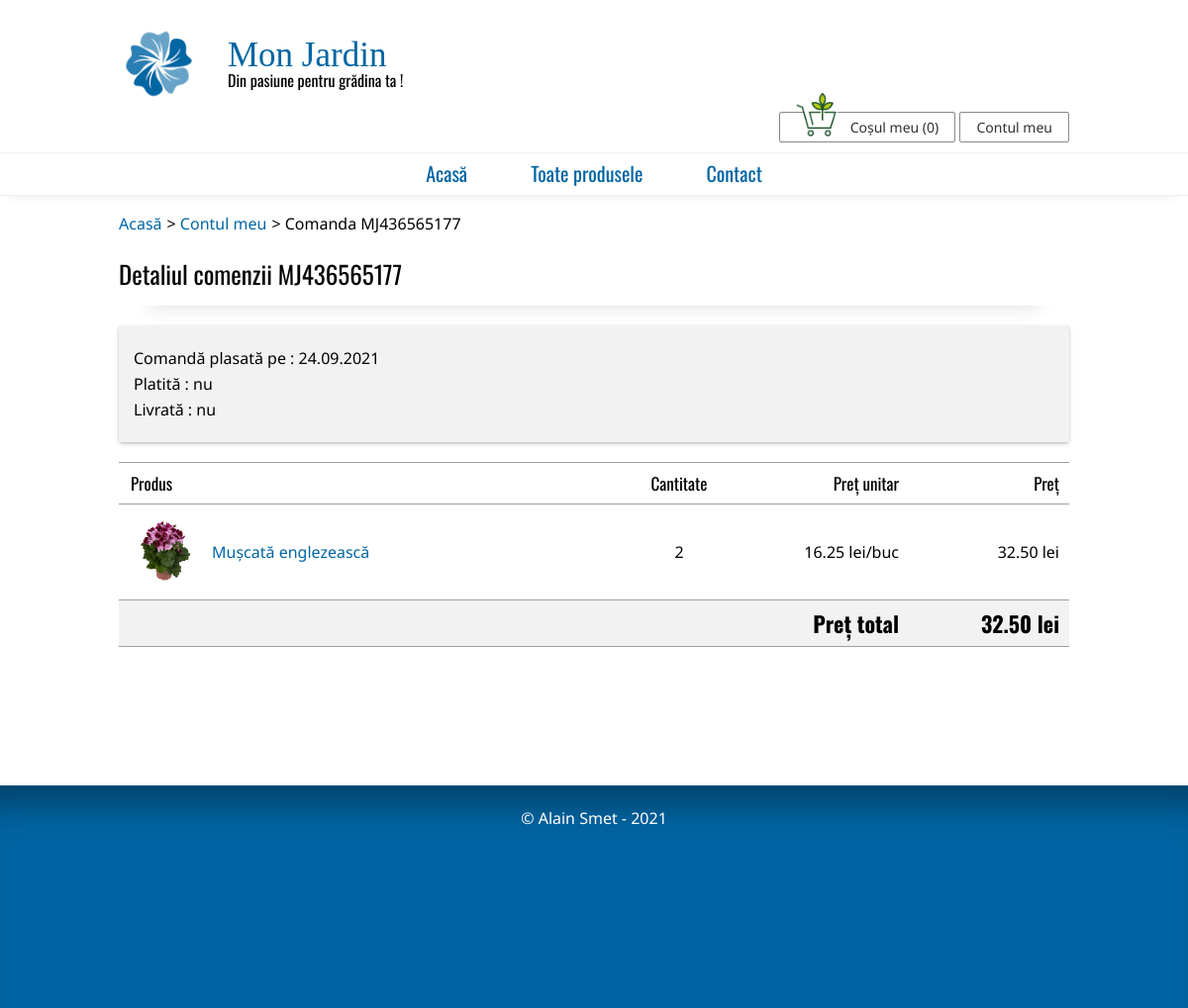
The app's page /detaliu-comanda/MJ436565177/ with its own data.
### produse/models.py (models this page shows, shortened)
class Comenzi(models.Model):
    PLATA_CHOICES = [
        ('NUM', 'Numerar, la livrare'),
        ('CRD', 'Cu cardul'),
        ('TRB', 'Transfer bancar')
    ]
    referinta = models.CharField(max_length = 80)
    user = models.ForeignKey(Useri, on_delete = models.CASCADE)
    tip_plata = models.CharField(max_length = 3, choices = PLATA_CHOICES)
    platita = models.BooleanField(default = False)
    data_plata = models.DateField(blank = True, null=True)
    livrata = models.BooleanField(default = False)
    data_livrare = models.DateField(blank = True, null=True)
    itemi = models.ManyToManyField(ItemComanda, blank=True)
    data_creare = models.DateField(auto_now_add=True)
    def pret_total(self):
        pret = 0
        for item in self.itemi.all():
            pret += float(item.pret_unitar) * item.cantitate
        return '{:.2f}'.format(pret)
    class Meta:
        verbose_name = 'Comandă'
        verbose_name_plural = 'Comenzi'

class ItemComanda(models.Model):
    produs_id = models.ForeignKey(Produse, null=True, on_delete=models.SET_NULL)
    cantitate = models.PositiveIntegerField(default=1)
    pret_unitar = models.DecimalField(max_digits=10, decimal_places=2,
                                      default=0)
    def pret_total(self):
        return '{:.2f}'.format(self.cantitate * float(self.pret_unitar))
    class Meta:
        verbose_name = 'Item comanda'
        verbose_name_plural = 'Itemi comanda'

class Produse(models.Model):
    nume = models.CharField(max_length = 80)
    nume_latin = models.CharField(max_length = 80, blank=True)
    poza = models.ImageField(upload_to='pictures/',
                             default='pictures/none.png', null=True, blank=True)
    categorie = models.ForeignKey(Categorii, on_delete=models.SET_NULL,
                                  null=True, blank=True)
    specie = models.CharField(max_length = 80, blank=True)
    familie = models.CharField(max_length = 80, blank=True)
    descriere = models.TextField(blank=True)
    pret = models.DecimalField(max_digits=10, decimal_places=2,
                                           default=0)
    stoc = models.PositiveIntegerField(default=0)
    def _get_nice_url(self):
        return nice_url(self.nume)
    url_norm = property(_get_nice_url)
    class Meta:
        verbose_name = 'Produs'
        verbose_name_plural = 'Produse'

### produse/views.py (the view)
# urls.py: path('detaliu-comanda/<slug:referinta>/', pv.detaliu_comanda,
def detaliu_comanda(request, referinta):
    try:
        comanda = Comenzi.objects.get(referinta=referinta)
        itemi_comanda = comanda.itemi.all()
    except:
        raise Http404("Comanda " + str(referinta) + " nu există.")
    return render(request, 'detaliu_comanda.html', {'user': request.user,
                                                    'num_art': num_art(request),
                                                    'comanda': comanda,
                                                    'produse': itemi_comanda})

### produse/models.py (called while the page is built)
def normalize_string(raw_string):
    return raw_string.replace('ă','a').replace('â','a').replace('ş','s').replace('ș','s').replace('ţ','t').replace('ț','t').replace('î','i').replace('ç','c')

def nice_url(value):
    return normalize_string(value.lower().replace(' ','-').replace(',',''))

### produse/views.py (called while the page is built)
def _extragere_cos(request):
  if not request.session.has_key('cos'):
    return {}
  else:
    return request.session['cos']

def num_art(request):
    cos_complet = _extragere_cos(request)
    cantitate_totala = 0
    for produs, cantitate in cos_complet.items():
        cantitate_totala += cantitate
    return cantitate_totala

### templates/detaliu_comanda.html (shortened to what this page needs)
{% extends "./base.html" %}
{% load static %}
{% block breadcrumb %}
<ul id="breadcrumb">
	<li><a href="{% url 'index' %}" title="Acasă">Acasă</a></li>
	<li><a href="{% url 'cont' %}" title="Contul meu">Contul meu</a></li>
	<li>Comanda {{comanda.referinta}}</li>
</ul>
{% endblock breadcrumb %}
{% block content %}
<h3>Detaliul comenzii {{comanda.referinta}}</h3>
<div class="order-top">
<p>Comandă plasată pe : {{comanda.data_creare|date:'d.m.Y'}}</p>
<p>Platită :
{% if comanda.platita == True %}
da (pe data de {{comanda.data_plata|date:'d.m.Y'}})
{% else %}
nu
{% endif %}
</p>
<p>Livrată :
{% if comanda.livrata == True %}
da (pe data de {{comanda.data_livrare|date:'d.m.Y'}})
{% else %}
nu
{% endif %}
</p>
</div>
<div style="overflow-x:auto;">
	<table class="cart-list">
		<thead>
			<th colspan="2">Produs</th>
			<th class="cell-centered">Cantitate</th>
			<th class="cell-right">Preț unitar</th>
			<th class="cell-right">Preț</th>
		</thead>
		<tbody>
		{% for produs in produse %}
			<tr>
				<td class="cell-pic">
					<a href="{% url 'planta' produs.produs_id.url_norm produs.produs_id.id %}" title="{{produs.produs_id.nume}}">
						<img src="{% static produs.produs_id.poza.url %}" alt="Poză {{produs.produs_id.nume | lower}}">
					</a>
				</td>
				<td>
					<a href="{% url 'planta' produs.produs_id.url_norm produs.produs_id.id %}" title="{{produs.produs_id.nume}}">
						{{produs.produs_id.nume}}
					</a>
				</td>
				<td class="cell-centered">{{produs.cantitate}}</td>
				<td class="cell-right">{{produs.pret_unitar}}  lei/buc</td>
				<td class="cell-right">{{produs.pret_total}} lei</td>
			 </tr>
		{% endfor %}
		</tbody>
		<tfoot>
			<tr>
				<td colspan="4" class="cell-right">Preț total</td>
				<td class="cell-right">{{comanda.pret_total}} lei</td>
			</tr>
		</tfoot>
	</table>
</div>
{% endblock content %}

### static/main.css (style rules this page uses)
html { height: 100%; }
body { font-family: 'Noto Sans', Helvetica, Arial, sans-serif; min-height: 100%; }
h2, h3, h4, th { font-family: Oswald, Helvetica, Arial, sans-serif; }
h3 { padding-top: 20px; padding-bottom: 20px; font-size: 25px; box-shadow: rgb(0 0 0 / 45%) 0px 25px 20px -30px; margin-bottom: 20px; }
table { width: 100%; }
tr { border-bottom: 1px solid #A0A0A0; border-top: 1px solid #A0A0A0; }
th, td { vertical-align: middle; padding-bottom: 12px; padding-top: 12px; padding-left: 12px; }
th { text-align: left; width: 140px; font-size: 17px; }
#breadcrumb { margin-top: 20px; margin-bottom: 10px; }
#breadcrumb li { display: inline-block; }
#breadcrumb li:not(:last-child):after { content: '\003e'; margin-left: 5px; }
#breadcrumb li a { text-decoration: none; color: #0065A3; }
.cart-list tfoot { font-family: Oswald, Helvetica, Arial, sans-serif; font-size: 22px; font-weight: bold; background-color: #F2F2F2; }
.cart-list a, .cart-list a:visited { text-decoration: none; display: block; color: #0065A3; }
.cart-list img { max-width: 70px; }
.cell-pic { width: 70px; }
.cell-centered { text-align: center; }
.cell-right { text-align: right; padding-right: 10px; }
.order, .order-top { display: inline-block; vertical-align: top; width: 100%; margin-bottom: 20px; padding-top: 15px; padding-bottom: 15px; box-shadow: rgba(50, 50, 93, 0.25) 0px 2px 5px -1px, rgba(0, 0, 0, 0.3) 0px 1px 3px -1px; text-decoration: none; color: black; }
.order-top { background-color: #F2F2F2; }
.order p, .order-top p { margin-bottom: 10px; margin-top: 10px; padding: 0px 15px; }

### records on screen
Comenzi: referinta "MJ436565177", data_creare "24.09.2021", pret_total "32.50"
ItemComanda: produs_id.poza (picture), produs_id.nume "Mușcată englezească", cantitate "2", pret_unitar "16.25", pret_total "32.50"

### other values on screen
{{ num_art }} "0"
